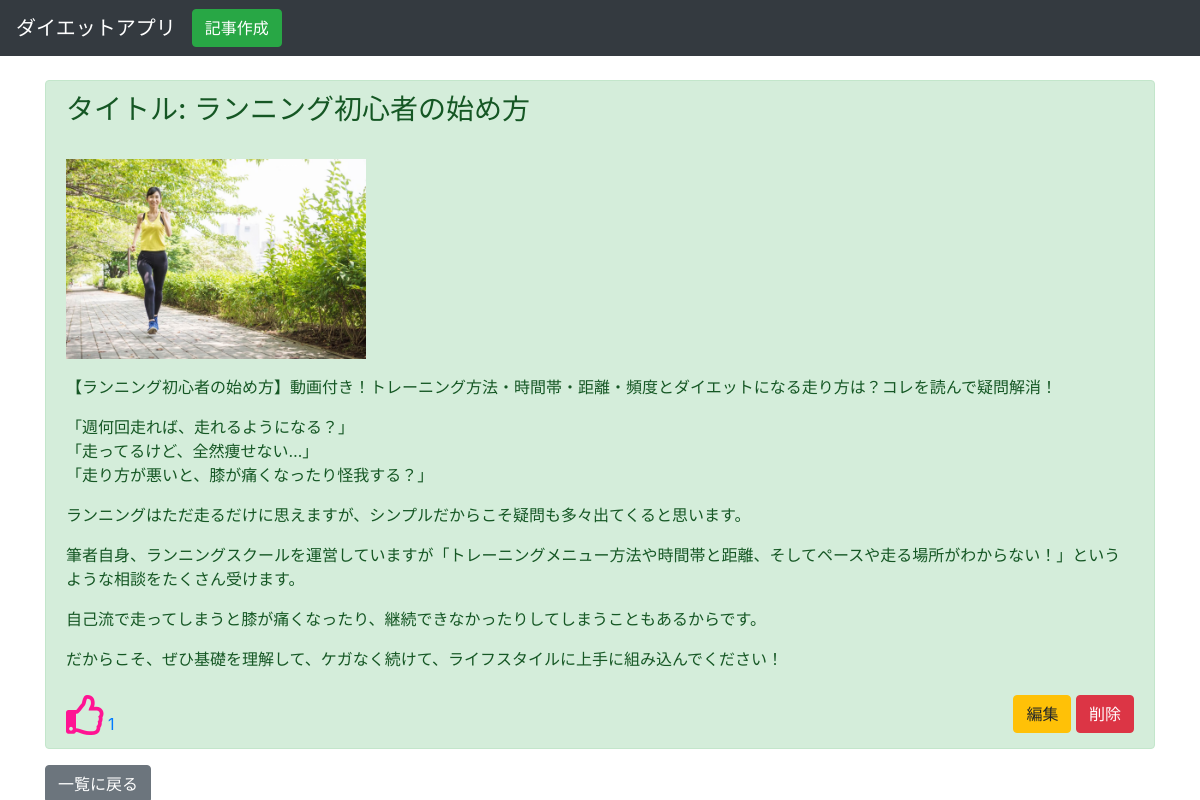
The page /show/10 on the database its author committed.
### boardapp/models.py (models this page shows)
class BoardModel(models.Model):
  title = models.CharField(max_length=100)
  content = models.TextField()
  images = models.ImageField(upload_to = '')
  like = models.IntegerField(null=True,blank=True ,default=0)

### boardapp/views.py (the view)
# urls.py: path('show/<int:pk>', showfunction, name='show'),
def showfunction(request, pk):
  object_id = BoardModel.objects.get(pk=pk)
  return render(request,'show.html',{'object_id':object_id})

### templates/show.html (shortened to what this page needs)
{% extends 'base.html' %}
{% load static %}
{% block customcss %}
  <link rel="stylesheet" type='text/css' href="{% static 'style.css' %}">
{% endblock %}
{% block content %}
<div class="container">
  <div class="alert alert-success" role="alert">
   <h3>タイトル: {{ object_id.title}} </h3><br>
   <p><img src="{{ object_id.images.url }}" alt="{{object_id.images}}" class="img-fluid" style="max-width:300px;"></p>
   <div class="mb-4">{{ object_id.content|linebreaks }}</div>
   <a href="{% url 'like' object_id.pk %}"><i class="far fa-thumbs-up" ></i> {{object_id.like}} </a>
   <div class='float-right'>
    <a href="{% url 'update' object_id.pk %}" class="btn btn-warning">編集</a>
    <a href="{% url 'delete' object_id.pk %}" class="btn btn-danger">削除</a>
  </div>
  </div>
<a href="{% url 'list' %}" class="btn btn-secondary">一覧に戻る</a>
</div>
{% endblock content %}

### static/style.css (style rules this page uses)
.fa-thumbs-up { font-size: 2.5em; color:deeppink; text-decoration:none; }

### rows shown on the page
BoardModel: title "ランニング初心者の始め方", images (picture), content "【ランニング初心者の始め方】動画付き！トレーニング方法・時間帯・距離・頻度とダイエットになる走り方は？コレを読んで疑問解消！ 「週何回走れば、走れるようになる？」 「走ってるけど、全然痩せない…」 「走り方が悪いと、膝が痛くなったり怪我する？」 ランニングはただ走るだけに思えますが、シンプルだからこそ疑問も多々出てくると思います。 筆者自身、ランニングスクールを運営していますが「トレーニングメニュー方法や時間帯と距離、そしてペースや走る場所がわからない！」というような相談をたくさん受けます。 自己流で走ってしまうと膝が痛くなったり、継続できなかったりしてしまうこともあるからです。 だからこそ、ぜひ基礎を理解して、ケガなく続けて、ライフスタイルに上手に組み込んでください！", like "1"
